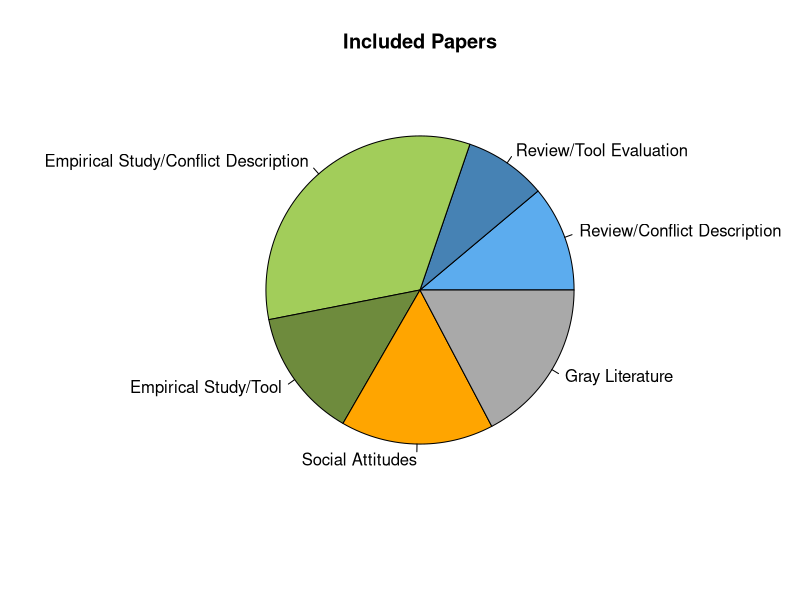
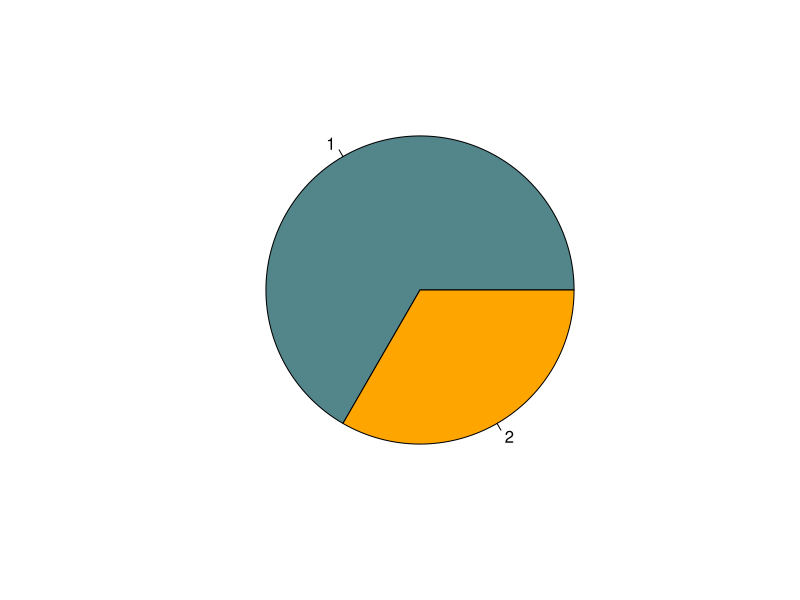
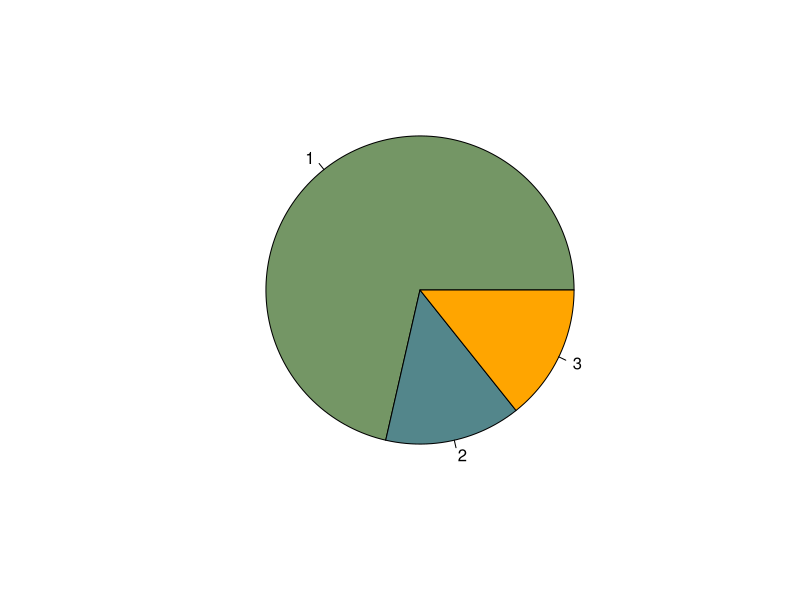
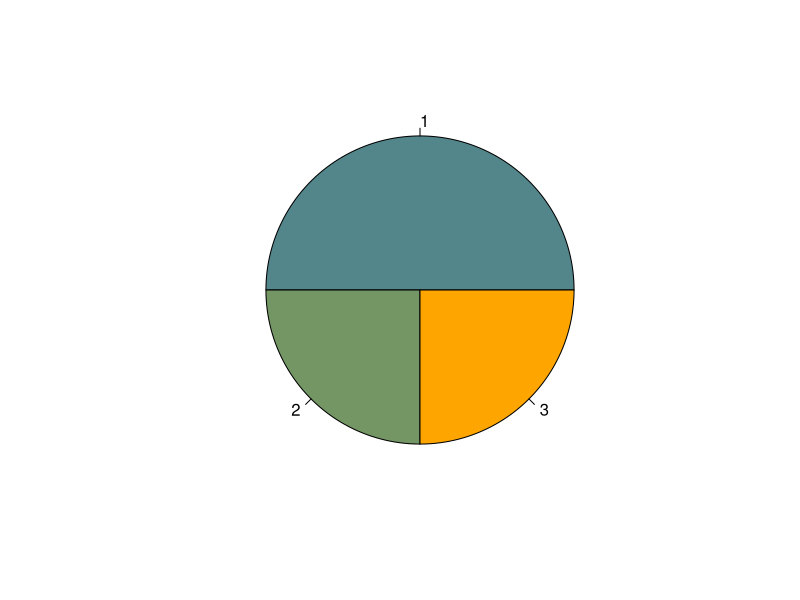
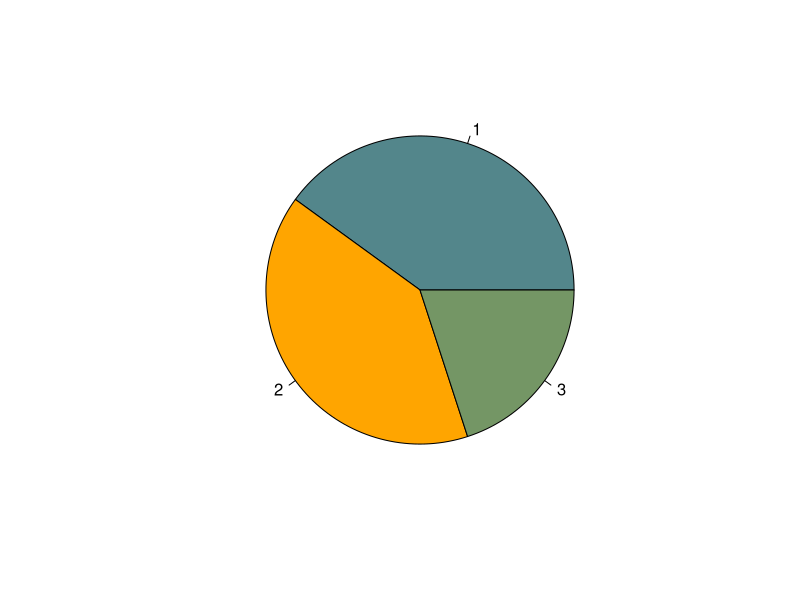
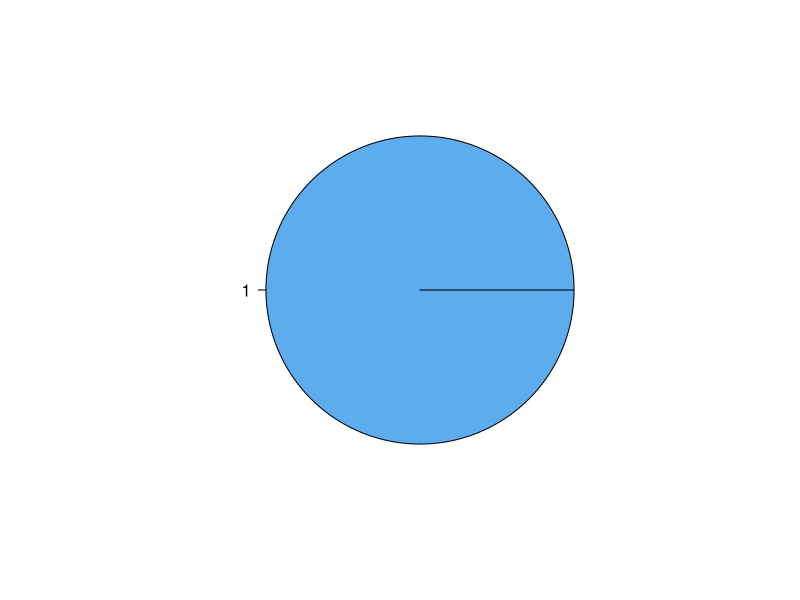
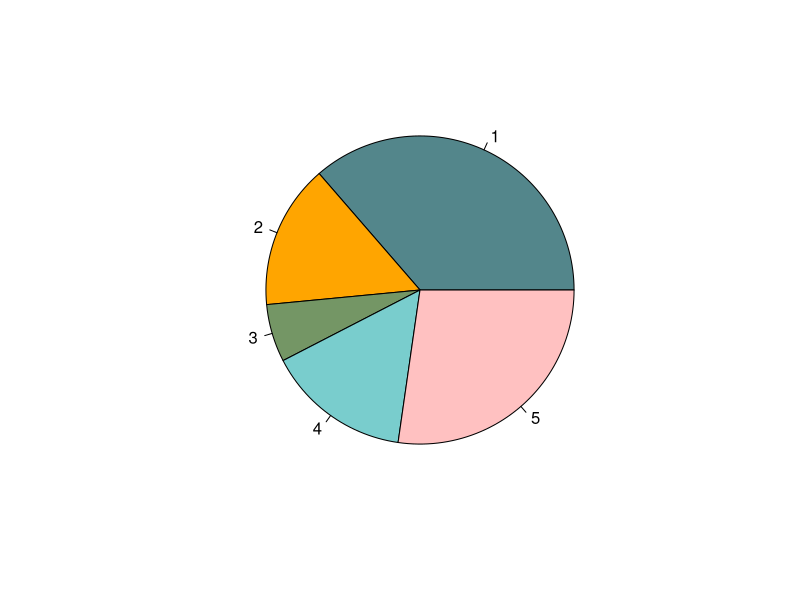
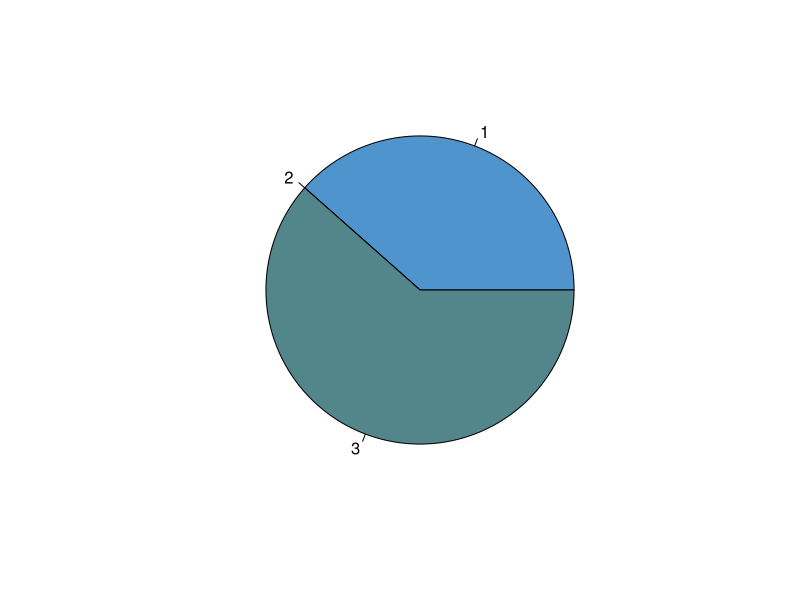

Recreate these plots in R, in order.
## ---- chunk 1
# note, I subtracted 4 papers from the lit review/tool eval and 2 papeers from the e study/con desc pulled them into gray lit. This is not reflected in the google sheets.

# old slides from the first draft slices <- c(7, 4, 23, 10, 17)

Review.ConDesc <- 7 + 2
Review.ToolEval <- 7
Estudy.ConDesc <- 27
Estudy.ToolEval <- 8 + 3
Estudy.Socialactors <- 13
GrayLit <- 14

slices <- c(Review.ConDesc, Review.ToolEval, Estudy.ConDesc, Estudy.ToolEval, Estudy.Socialactors, GrayLit)
lbls <- c("Review/Conflict Description", "Review/Tool Evaluation", "Empirical Study/Conflict Description", "Empirical Study/Tool", "Social Attitudes", "Gray Literature")
pie(slices, labels = lbls, main="Included Papers", col=c("steelblue2", "steelblue", "darkolivegreen3", "darkolivegreen4", "#FFA500", "darkgrey"))
## ---- chunk 2
## Bobcats do not predate cattle
slices <- c(2, 1)
lbls <- c("Rancher Survey", "Camera Trap Observations")
pie(slices, col=c("#53868B", "#FFA500"))
## ---- chunk 3
## Bobcats predate sheep/goats
slices <- c(10, 2, 2)
pie(slices, col=c("#749665", "#53868B", "#FFA500"))

## Bobcats do not predate sheep/goats
slices <- c(2, 1, 1)
pie(slices, col=c("#53868B", "#749665", "#FFA500"))
## ---- chunk 4
## Bobcats predate poultry
slices <- c(2, 2, 1)
pie(slices, col=c("#53868B", "#FFA500", "#749665"))

## Bobcats do not predate poultry
slices <- c(1)
pie(slices, col=c("steelblue2"))
## ---- chunk 5
slices <- c(12, 5, 2, 5, 9)
pie(slices, col=c("#53868B", "#FFA500", "#749665", "darkslategray3", "rosybrown1"))


slices <- c(5, 0, 8)
pie(slices, col=c("steelblue3", "steelblue3", "#53868B"))
## ---- chunk 6
slices <- c(5, 1, 1, 1)
pie(slices, col=c("#53868B", "#FFA500", "#749665", "darkslategray3"))

## ---- chunk 7
slices <- c(857,	16671,	23581,	2689)
lbls <- c("Cattle", "Sheep/Goats", "Domestic Fowl", "Pets")
pie(slices, labels = lbls, main="Damage or Threats Addressed by Wildlife Services 1996 - 2021", col=c("#749665", "#53868B", "#FFA500", "darkgrey"))
